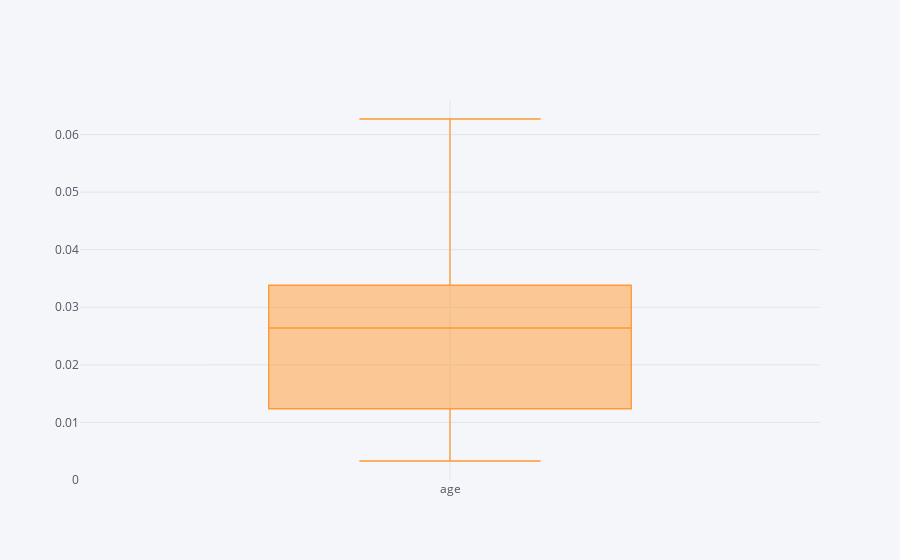

This figure's notebook cell:
### Code cell
df.age.value_counts(normalize=True).iplot(kind="box")

### Figure 1 — Plotly figure (JSON) as saved in the notebook; plotly's stock layout.template omitted (floating-point values rounded to 4 significant figures)
{"data": [{"boxpoints": false, "line": {"width": 1.3}, "marker": {"color": "rgba(255, 153, 51, 1.0)"}, "name": "age", "orientation": "v", "type": "box", "y": [0.06271, 0.05611, 0.05281, 0.0462, 0.0429, 0.0396, 0.0363, 0.0363, 0.0363, 0.0363, 0.033, 0.033, 0.0297, 0.0297, 0.0264, 0.0264, 0.0264, 0.0264, 0.0264, 0.0264, 0.0264, 0.0231, 0.0231, 0.0231, 0.0231, 0.0165, 0.0165, 0.0132, 0.0132, 0.0132, 0.0132, 0.009901, 0.009901, 0.009901, 0.009901, 0.006601, 0.006601, 0.0033, 0.0033, 0.0033, 0.0033]}], "layout": {"autosize": true, "legend": {"bgcolor": "#F5F6F9", "font": {"color": "#4D5663"}}, "paper_bgcolor": "#F5F6F9", "plot_bgcolor": "#F5F6F9", "title": {"font": {"color": "#4D5663"}}, "xaxis": {"autorange": true, "gridcolor": "#E1E5ED", "range": [-0.5, 0.5], "showgrid": true, "tickfont": {"color": "#4D5663"}, "title": {"font": {"color": "#4D5663"}, "text": ""}, "type": "category", "zerolinecolor": "#E1E5ED"}, "yaxis": {"autorange": true, "gridcolor": "#E1E5ED", "range": [0, 0.06601], "showgrid": true, "tickfont": {"color": "#4D5663"}, "title": {"font": {"color": "#4D5663"}, "text": ""}, "type": "linear", "zerolinecolor": "#E1E5ED"}}}
